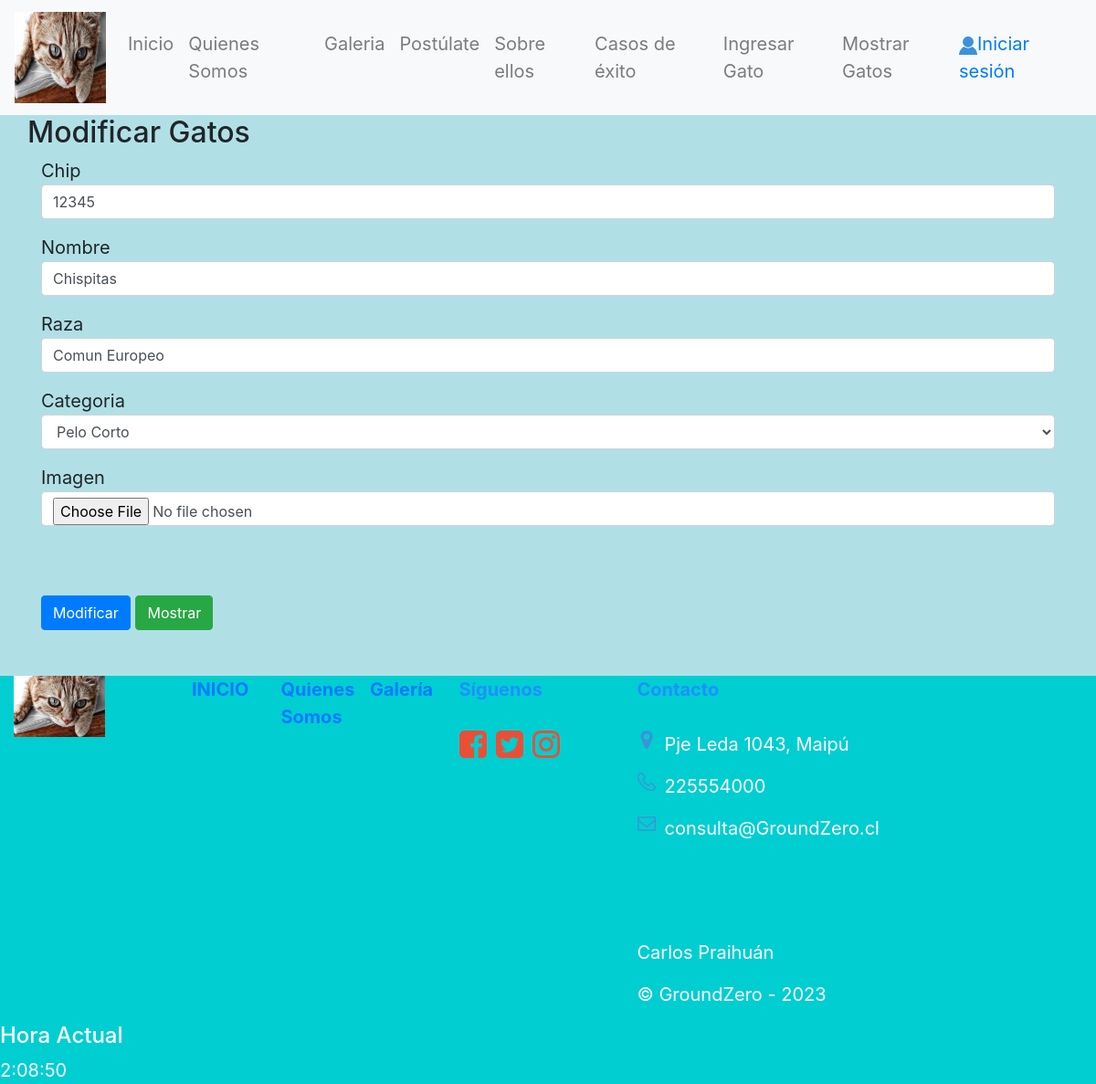
The app's page /modificar/12345 with its own data.
### core/models.py (models this page shows, shortened)
class Gato(models.Model):
    chip=models.CharField(max_length=6, primary_key=True, verbose_name='Chip')
    nombre=models.CharField(max_length=20, verbose_name='Nombre')
    raza=models.CharField(max_length=20, verbose_name='Raza')
    imagen=models.ImageField(upload_to="imagenes", null=True, verbose_name='Imagen')
    categoria=models.ForeignKey(Categoria, on_delete=models.CASCADE)

### core/views.py (the view)
# urls.py: path('modificar/<id>', modificar, name="modificar"),
def modificar(request, id):
    gato = Gato.objects.get(chip=id) #buscamos el objeto x patente = id
    datos ={
        'form': GatoForm(instance=gato) #instanciamos el obj. en un obj. de tipo formulario
    }
    if request.method=='POST':
        formulario = GatoForm(data=request.POST, instance=gato)
        if formulario.is_valid:
            formulario.save()
            return redirect('mostrar')
    return render(request, 'modificar.html', datos)

### core/models.py (called while the page is built)
    def __str__(self):
        return self.nombreCategoria

### core/templates/modificar.html (shortened to what this page needs)
<!DOCTYPE html>
<html lang="en">
<head>
    {% load static %}
    <link href="{% static 'css/bootstrap.min.css' %}" rel="stylesheet">
    <link href="{% static 'css/estilo.css' %}" rel="stylesheet">
</head>
<body>
    <nav class="navbar navbar-expand-sm navbar-light bg-light">
        <a class="navbar-brand" href="#">
            <img src="{% static 'img/gatos2.jpg' %}" width="100px" height="100px">
        </a>
        <div class="collapse navbar-collapse" id="opciones">
            <ul class="navbar-nav">
                <li class="nav-item">
                    <a class="nav-link" href="{% url 'home' %}">Inicio</a>
                </li>
                <li class="nav-item">
                    <a class="nav-link" href="{% url 'quienes' %}">Quienes Somos</a>
                </li>
                <li class="nav-item">
                    <a class="nav-link" href="{% url 'galeria' %}">Galeria</a>
                </li>
                <li class="nav-item">
                    <a class="nav-link" href="{% url 'ayudanos' %}">Postúlate</a>
                </li>
                <li class="nav-item">
                    <a class="nav-link" href="{% url 'gatos' %}">Sobre ellos</a>
                </li>
                <li class="nav-item">
                    <a class="nav-link" href="{% url 'api' %}">Casos de éxito</a>
                </li>
                <li class="nav-item">
                    <a class="nav-link" href="{% url 'crear' %}">Ingresar Gato</a>
                </li>
                <li class="nav-item">
                    <a class="nav-link" href="{% url 'mostrar' %}">Mostrar Gatos</a>
                </li>
            </ul>
            <div>
                {% if user.is_authenticated %}
                    <a href="{% url 'logout' %}" id="userGroundZero">
                         <img src="{% static 'img/user-vector-icon.png' %}" alt="userGroundZero" width="20px">Cerrar Sesión
                    </a>
                {% else %}
                <a href="{% url 'login' %}" id="userGroundZero">
                    <img src="{% static 'img/user-vector-icon.png' %}" alt="userGroundZero" width="20px">Iniciar sesión
                </a>
                {% endif %}
            </div>
        </div>
    </nav>
    <div class="container">
        <div class="row">
            <h2>Modificar Gatos</h2>
        </div>
        <form method="POST" action="#" id="formulario">
            <div class="form-group">
                {{ form.chip.label}}
                {{ form.chip}}
            </div>
            <div class="form-group">
                {{ form.nombre.label}}
                {{ form.nombre}}
            </div>
            <div class="form-group">
                {{ form.raza.label}}
                {{ form.raza}}
            </div>
            <div class="form-group">
                {{ form.categoria.label}}
                {{ form.categoria}}
            </div>
            <div class="form-group">
                {{ form.imagen.label}}
                {{ form.imagen}}
            </div>
            <br><br>
            <input type="submit" class="btn btn-primary" value="Modificar">
            <a href="{% url 'mostrar' %}" class="btn btn-success">Mostrar</a>
        </form>
    </div>
    <footer>
        <div class="row col-12">
            <div class="col-lg-2">
                <img src="{% static 'img/gatos2.jpg' %}" alt="Gato" width="100px">
            </div>
            <div class="col-lg-1">
                <a href="{% url 'home' %}" id="linkFooter"><strong>INICIO</strong></a>
            </div>
            <div class="col-lg-1">
                <a href="{% url 'quienes' %}" id="linkFooter"><strong>Quienes Somos</strong></a>
            </div>
            <div class="col-lg-1">
                <a href="{% url 'galeria' %}" id="linkFooter"><strong>Galería</strong></a>
            </div>
        <div class="col-lg-2">
            <FONT color="dodgerblue"><strong>Síguenos</strong></FONT>
            <br><br>
            <div class="row">
                <img src="{% static 'img/2000px-Facebook_font_awesome.svg.png' %}" alt="" width="30px" height="30px"
                    style=" margin-left: 15px;">
                <img src="{% static 'img/twitter.png' %}" alt="" width="30px" height="30px" style=" margin-left: 10px;">
                <img src="{% static 'img/Instagram.png' %}" alt="" width="30px" height="30px" style=" margin-left: 10px;">
            </div>
        </div>
            <div class="col-lg-3">
                <FONT color = "dodgerblue"><strong>Contacto</strong></FONT>
                <br><br>
                <div class="row">
                    <img src="{% static 'img/location.png' %}" alt="" width="20px" height="20px"
                        style="margin-right: 10px; margin-left: 15px;">
                    <p>Pje Leda 1043, Maipú</p>
                </div>
                <div class="row">
                    <img src="{% static 'img/fono.png' %}" alt="" width="20px" height="20px"
                        style="margin-right: 10px; margin-left: 15px;">
                    <p>225554000</p>
                </div>
                <div class="row">
                    <img src="{% static 'img/email.png' %}" alt="" width="20px" height="20px"
                        style="margin-right: 10px; margin-left: 15px;">
                    <p>consulta@GroundZero.cl</p>
                </div>
                <br><br><br>
                <p>Carlos Praihuán</p>
                <p>&copy; GroundZero - 2023</p>
            </div>
        </div>
        <h4 onmouseover="style.color = 'blue'" onmouseout="style.color= 'black'"" >Hora Actual</h4>
        <div onmouseover="style.color = 'blue'" onmouseout="style.color= 'black'"" class="reloj">12:30:30</div>
    </footer>
</body>
</html>

### core/static/css/estilo.css (style rules this page uses)
body { background-color: powderblue; font-size: 15pt; font-style: unset; }
footer { margin-top: 50px; color: #fff; background-color: darkturquoise; }

### records on screen
Gato: chip "12345", nombre "Chispitas", raza "Comun Europeo", categoria "Pelo Corto"
